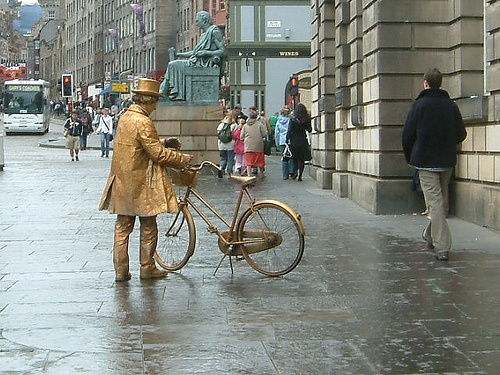
%> input picture test_data/test.jpg, 500 x 375 px
$ octave test_dct.m   (GNU Octave 9; MATLAB toolbox functions it lacks are replaced by stand-ins)
%> lines starting %> are read from the running program, lines starting %| are printed output that depends on the picture
### tools/canny.m
function [mag, ori] = canny(im, sbin)
dims = size(im);
assert(dims(3) == 3);
% C = makecform('srgb2lab');
% im = applycform(im, C);
im = double(im);
out = dims(1:2) - 2; % keep one block margin

% sobel edge
x_ex = out(2);
y_ex = out(1);

dx = im(2:y_ex+1, 3:x_ex+2, :) - im(2:y_ex+1, 1:x_ex, :);
dy = im(3:y_ex+2, 2:x_ex+1, :) - im(1:y_ex, 2:x_ex+1, :);

mag = dx.^2 + dy.^2;

[mag, z_sub] = max(mag,[], 3);

[x_sub, y_sub] = meshgrid(1:out(2), 1:out(1));
idx = sub2ind([out,3],y_sub(:), x_sub(:), z_sub(:));

dx = dx(idx);
dy = dy(idx);
dx = reshape(dx, out);
dy = reshape(dy, out);


norm = imfilter(mag, ones(2*sbin+1)/(2*sbin+1)^2, 'same');
mag = mag./(norm+eps);
mag = min(mag,2)/2;
% mag(mag<1) = 0;
% mag(mag>=1) = 1;
ori = atan2(dy, dx);
% norm2 = abs(ori - imfilter(ori, ones(2*sbin+1)/(2*sbin+1)^2, 'same'))/(2*pi);
% norm2(norm2 > 1) = norm2(norm2 > 1) - floor(norm2(norm2 > 1));

### tools/computeColor.m
function img = computeColor(mag, ori)

img = zeros([size(mag),3], 'uint8');

colorwheel = makeColorwheel();
ncols = size(colorwheel, 1);

ori = ori/pi;
fk = (ori+1) /2 * (ncols-1) + 1;  % -1~1 maped to 1~ncols

k0 = floor(fk);                 % 1, 2, ..., ncols

k1 = k0+1;
k1(k1==ncols+1) = 1;

f = fk - k0;

for i = 1:size(colorwheel,2)
    tmp = colorwheel(:,i);
    col0 = tmp(k0)/255;
    col1 = tmp(k1)/255;
    col = (1-f).*col0 + f.*col1;
    col = 1-mag.*(1-col);    % increase saturation with radius
    img(:,:, i) = uint8(floor(255*col));
end

%%
function colorwheel = makeColorwheel()

%   color encoding scheme

%   adapted from the color circle idea described at
%   http://members.shaw.ca/quadibloc/other/colint.htm


RY = 15;
YG = 6;
GC = 4;
CB = 11;
BM = 13;
MR = 6;

ncols = RY + YG + GC + CB + BM + MR;

colorwheel = zeros(ncols, 3); % r g b

col = 0;
%RY
colorwheel(1:RY, 1) = 255;
colorwheel(1:RY, 2) = floor(255*(0:RY-1)/RY)';
col = col+RY;

%YG
colorwheel(col+(1:YG), 1) = 255 - floor(255*(0:YG-1)/YG)';
colorwheel(col+(1:YG), 2) = 255;
col = col+YG;

%GC
colorwheel(col+(1:GC), 2) = 255;
colorwheel(col+(1:GC), 3) = floor(255*(0:GC-1)/GC)';
col = col+GC;

%CB
colorwheel(col+(1:CB), 2) = 255 - floor(255*(0:CB-1)/CB)';
colorwheel(col+(1:CB), 3) = 255;
col = col+CB;

%BM
colorwheel(col+(1:BM), 3) = 255;
colorwheel(col+(1:BM), 1) = floor(255*(0:BM-1)/BM)';
col = col+BM;

%MR
colorwheel(col+(1:MR), 3) = 255 - floor(255*(0:MR-1)/MR)';
colorwheel(col+(1:MR), 1) = 255;

### clothes/DrawImageFrame.m
function image = DrawImageFrame(file_list,label,patch_layout,patch_size,margin_size)
if isempty(file_list)
    return;
end

if ~exist('patch_layout','var') || isempty(patch_layout)
    patch_layout = size(file_list);
end

disp_num = 1:prod(patch_layout);

if ~exist('patch_size','var') || isempty(patch_size)
    patch_size = [0,0];
    for i=1:length(disp_num)
        if ischar(file_list{disp_num(i)})
            patch = imread(file_list{disp_num(i)});
        else
            patch = file_list{disp_num(i)};
        end
        patch_size = patch_size + [size(patch,1),size(patch,2)];
    end

    patch_size = round(patch_size/length(disp_num));
end

if ~exist('margin_size','var') || isempty(margin_size)
    margin_size=[20,5];
end

image_size=patch_layout.*patch_size+(patch_layout).*margin_size;
image=255*ones(image_size(1),image_size(2),3);

for i=1:length(disp_num)
    if isempty(file_list{disp_num(i)})
        patch = 255*ones(patch_size);
    else
        if ischar(file_list{disp_num(i)})
            patch = imread(file_list{disp_num(i)});
        else
            patch = file_list{disp_num(i)};
        end
        if size(patch,1)~=patch_size(1) || size(patch,2)~=patch_size(2)
            patch=imresize(patch,patch_size,'bilinear');
        end
        if isa(patch,'double')
            patch = patch - min(patch(:));
            patch = uint8(255*patch/max(patch(:)));
        end
    end

%     patch=rgb2gray(patch);
%     patch=histeq(patch);
    if size(patch,3)==1
        patch=repmat(patch,[1,1,3]);
    end


    m=ceil(1.0*i/patch_layout(1));
    n=i-patch_layout(1)*(m-1);

    start_coor=[(n-1),(m-1)].*(margin_size+patch_size)+1;
    end_coor=start_coor+patch_size-1;
    image(start_coor(1):end_coor(1),start_coor(2):end_coor(2),:)=patch;
%     text(end_coor(1),end_coor(1),num2str(type(rank(i))));
end

clf;
image = uint8(image);imshow(image);
% imshow(image,'border','tight');%
% imagesc(image/255);
% imwrite(uint8(image),'temp_rank.bmp');

if ~exist('label','var') || isempty(label)
    return;
end

for i=1:length(disp_num)

    if(isa(label(disp_num(i)),'char'))
        disp_char=label(disp_num(i));
    else
        disp_char=num2str(label(disp_num(i)),'%.2f');
    end

    m=ceil(1.0*i/patch_layout(1));
    n=i-patch_layout(1)*(m-1);

    start_coor=[(n-1),(m-1)].*(margin_size+patch_size)+1;
    end_coor=start_coor+patch_size-1;
    text(start_coor(2)+1,end_coor(1)+10,disp_char,'color','k');
end

### feature/test_dct.m
im = imread('test.jpg');
%> im is the input picture: size 375x500x3 uint8; mean R, G, B 131.8, 135.6, 127

while max(size(im))>50
    [mag, ori] = canny(im, 8);
    figure;
    imshow(computeColor(mag, ori));
    im = imresize(im, 0.8);
end
%> this loop made 11 passes
%> pass 1, in canny, `dx = im(2:y_ex+1, 3:x_ex+2, :) - im(2:y_ex+1, 1:x_ex, :);`:
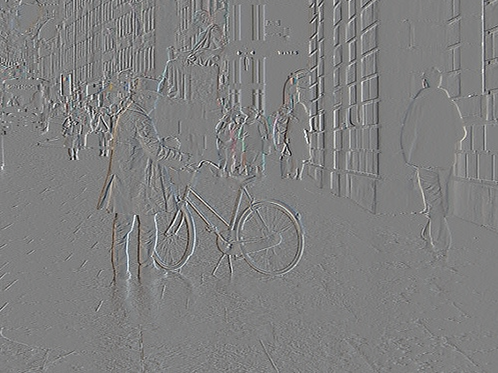
%> dx: size 373x498x3 double; mean R, G, B -0.1, -0.2, -0.2; drawn with min black and max white
%> pass 1, in canny, `dy = im(3:y_ex+2, 2:x_ex+1, :) - im(1:y_ex, 2:x_ex+1, :);`:
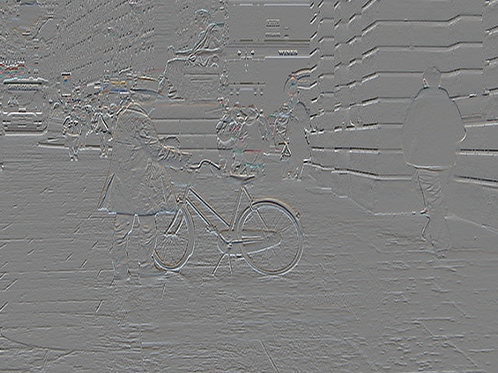
%> dy: size 373x498x3 double; mean R, G, B 0.1, 0.1, 0.2; drawn with min black and max white
%> pass 1, in canny, `mag = dx.^2 + dy.^2;`:
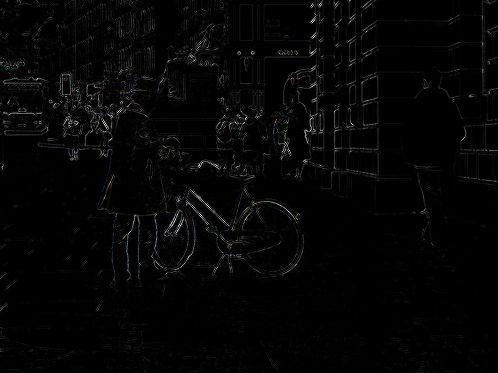
%> mag: size 373x498x3 double; mean R, G, B 2540.5, 2567.3, 2579.6; drawn with min black and max white
%> after the loop:
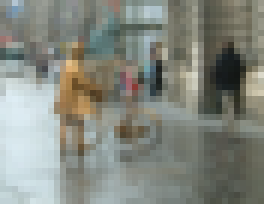
%> im: size 34x44x3 uint8 (shown 6 times larger); mean R, G, B 131.9, 135.6, 127.1
%% translation of patches
% [23 lines of commented-out code are left out]

%% rotation & scaling of patches
patch_x = 15 + round(rand * (size(im,2)-30));
patch_y = 15 + round(rand * (size(im,1)-30));
rotations = (-2:2)*10/2;
scalings = exp(-0.4:0.1:0.4);

patch_origin = rgb2gray(im(patch_y-14:patch_y+14, patch_x-14:patch_x+14, :));
patches = cell(length(rotations),length(scalings));
patches_ori = cell(length(rotations),length(scalings));
patches_dct = cell(length(rotations),length(scalings));

for ir = 1:length(rotations)
    ptmp = imrotate(patch_origin, rotations(ir), 'bilinear');
    for is = 1:length(scalings)
        ptmp2 = imresize(ptmp, scalings(is), 'bilinear');
        cidx = round(size(ptmp2)/2);

        patches_ori{ir, is} = ptmp2(cidx(1)-3:cidx(1)+4, cidx(2)-3:cidx(2)+4);
        patches{ir, is} = double(patches_ori{ir, is});
        patches{ir, is} = patches{ir, is} - mean(mean(patches{ir, is}));
        patches{ir, is} = patches{ir, is} / (std(std(patches{ir, is}))+eps);
        patches_dct{ir, is} = dct2(patches{ir, is});
    end
end
%> after the loop, patches = 45 items; patches_dct = 45 items; patches_ori = 45 items


figure(1);
subplot(1,2,1);
DrawImageFrame(patches, [], [], [], 2);
%> in DrawImageFrame, `patch_layout = size(file_list);`: patch_layout = [5 9]
%> in DrawImageFrame, `disp_num = 1:prod(patch_layout);`: disp_num = 45 values from 1 to 45
%> in DrawImageFrame, `patch = file_list{disp_num(i)};`: patch = [-1.45 -3.65 -3.76 -6.62 -3.21 1.19 2.63 5.16; -1.12 -2.66 -2.66 -7.73 -2.88 0.0929 2.19 6.81; -1.67 -1.45 -1.01 -3.1 -0.568 -0.568 2.08 5.27; -0.568 1.08 2.19 2.08 1.97 0.644 2.08 2.63; -0.458 1.08 1.63 2.19 2.96 2.74 2.85 0.864; -1.56 -0.898 -0.237 0.0929 1.52 2.08 2.52 0.754; -2.33 -1.78 -1.01 -1.01 -0.0172 0.0929 0.864 0.533; -0.458 -0.678 -1.56 -0.898 -0.678 -0.788 -0.348 -1.45]
%> in DrawImageFrame, `patch_size = patch_size + [size(patch,1),size(patch,2)];`: patch_size = [8 8]
%> in DrawImageFrame, `image_size=patch_layout.*patch_size+(patch_layout).*margin_size;`: image_size = [50 90]
%> in DrawImageFrame, `image=255*ones(image_size(1),image_size(2),3);`: image: size 50x90x3 double; every value is 255
%> in DrawImageFrame, `patch = patch - min(patch(:));`: patch = [6.28 4.07 3.96 1.1 4.52 8.92 10.35 12.88; 6.61 5.07 5.07 0 4.85 7.82 9.91 14.54; 6.06 6.28 6.72 4.63 7.16 7.16 9.8 12.99; 7.16 8.81 9.91 9.8 9.69 8.37 9.8 10.35; 7.27 8.81 9.36 9.91 10.68 10.46 10.57 8.59; 6.17 6.83 7.49 7.82 9.25 9.8 10.24 8.48; 5.4 5.95 6.72 6.72 7.71 7.82 8.59 8.26; 7.27 7.05 6.17 6.83 7.05 6.94 7.38 6.28]
%> in DrawImageFrame, `patch = uint8(255*patch/max(patch(:)));`: patch = [110 71 70 19 79 156 182 226; 116 89 89 0 85 137 174 255; 106 110 118 81 126 126 172 228; 126 155 174 172 170 147 172 182; 128 155 164 174 187 184 185 151; 108 120 131 137 162 172 180 149; 95 104 118 118 135 137 151 145; 128 124 108 120 124 122 129 110]
%> in DrawImageFrame, `m=ceil(1.0*i/patch_layout(1));`: m = 1
%> in DrawImageFrame, `start_coor=[(n-1),(m-1)].*(margin_size+patch_size)+1;`: start_coor = [1 1]
%> in DrawImageFrame, `end_coor=start_coor+patch_size-1;`: end_coor = [8 8]
%> in DrawImageFrame, `image(start_coor(1):end_coor(1),start_coor(2):end_coor(2),:)=patch;`: image: size 50x90x3 double; min 0, max 255, mean 253.3
%> in DrawImageFrame, `image = uint8(image)`:
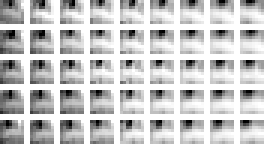
%> image: size 50x90x3 uint8 (shown 3 times larger); min 0, max 255, mean 201.4
title('original patch')
subplot(1,2,2);
DrawImageFrame(patches_dct, [], [], [], 2);
%> call 2 of DrawImageFrame, with label = [], patch_layout = [], patch_size = [], margin_size = 2
%> in DrawImageFrame (call 2), `patch = file_list{disp_num(i)};`: patch = [1.57e-16 -10.38 4.85 -0.168 -1.24 -1.32 0.703 1.99; -1.56 -6.03 8.12 -0.762 -0.105 -1.77 2.43 1.19; -8.02 -2.2 5.46 1.83 -0.0745 -0.317 1.51 0.0228; 0.783 -1.91 -0.943 2.05 -1.22 0.632 0.429 -0.338; 2.34 2.78 -2.36 0.512 -0.0826 0.95 -0.723 -0.916; -0.15 -0.148 -1.2 -1.14 0.457 0.506 -0.276 -0.243; -0.286 -0.113 -0.419 0.503 0.18 0.434 -0.454 -0.241; -0.246 -0.472 -0.314 0.163 0.0245 -0.00175 -0.168 -0.0543]
%> in DrawImageFrame (call 2), `patch_size = round(patch_size/length(disp_num));`: patch_size = [8 8]
%> in DrawImageFrame (call 2), `patch = patch - min(patch(:));`: patch = [10.38 0 15.23 10.21 9.14 9.06 11.08 12.37; 8.82 4.35 18.5 9.62 10.28 8.61 12.81 11.57; 2.37 8.19 15.85 12.21 10.31 10.07 11.89 10.41; 11.16 8.48 9.44 12.44 9.16 11.01 10.81 10.04; 12.72 13.17 8.03 10.89 10.3 11.33 9.66 9.47; 10.23 10.23 9.18 9.25 10.84 10.89 10.11 10.14; 10.1 10.27 9.96 10.88 10.56 10.82 9.93 10.14; 10.14 9.91 10.07 10.55 10.41 10.38 10.21 10.33]
%> in DrawImageFrame (call 2), `patch = uint8(255*patch/max(patch(:)));`: patch = [143 0 210 141 126 125 153 171; 122 60 255 133 142 119 177 159; 33 113 218 168 142 139 164 143; 154 117 130 171 126 152 149 138; 175 181 111 150 142 156 133 130; 141 141 127 127 149 150 139 140; 139 142 137 150 146 149 137 140; 140 137 139 145 143 143 141 142]
%> in DrawImageFrame (call 2), `n=i-patch_layout(1)*(m-1);`: n = 1
%> in DrawImageFrame (call 2), `start_coor=[(n-1),(m-1)].*(margin_size+patch_size)+1;`: start_coor = [1 1]
%> in DrawImageFrame (call 2), `end_coor=start_coor+patch_size-1;`: end_coor = [8 8]
%> in DrawImageFrame (call 2), `image(start_coor(1):end_coor(1),start_coor(2):end_coor(2),:)=patch;`:
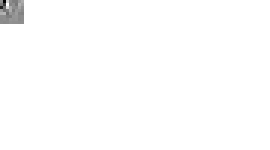
%> image: size 50x90x3 double (shown 3 times larger); min 0, max 255, mean 253.4
%> in DrawImageFrame (call 2), `image = uint8(image)`:
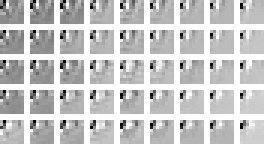
%> image: size 50x90x3 uint8 (shown 3 times larger); min 0, max 255, mean 201.5
title('dct patch')
